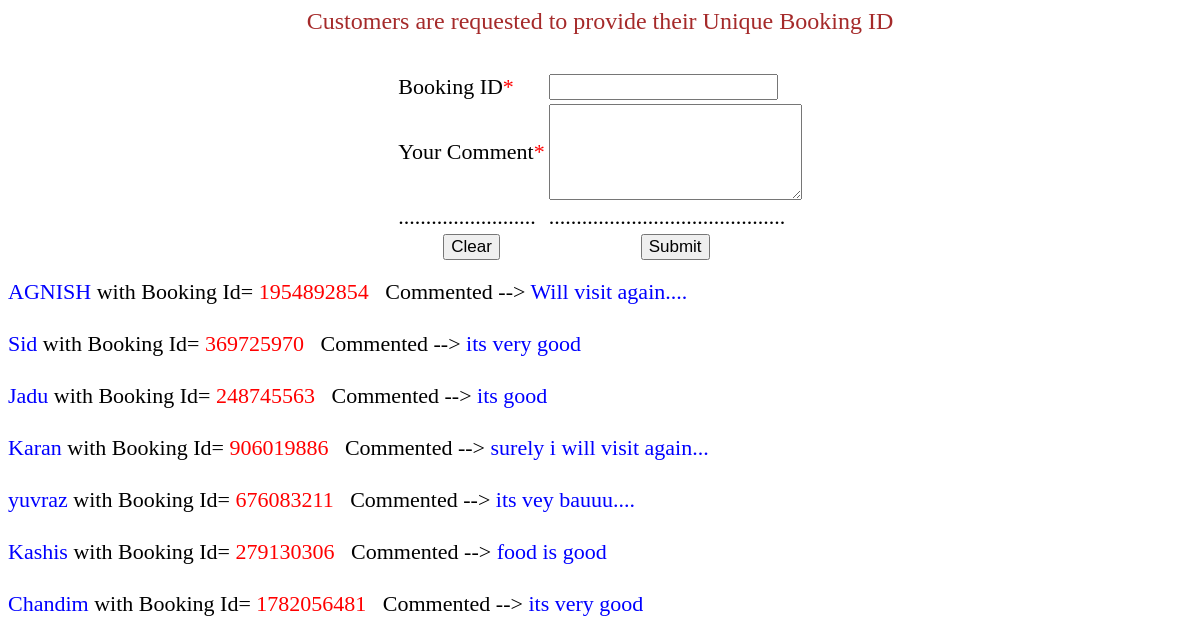
The page /comment1.php on the database as committed earlier.
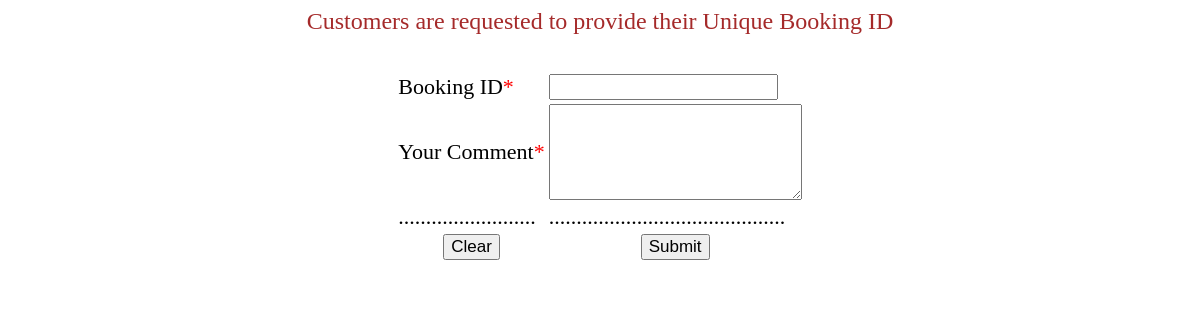
The same page on the database as committed later.
### tables this page shows
CREATE TABLE `visitorcomment` (
  `id` int(20) NOT NULL,
  `name` varchar(20) NOT NULL,
  `comment` text NOT NULL
);

### comment1.php (the view, shortened to what this page needs)
<html>
<head>
</head>
<body>
<center> <font color="brown" size="5">Customers are requested to provide their Unique Booking ID</font></center>
<br><br>
<CENTER >
  <FORM METHOD="POST" ACTION="comment2.php">
    <TABLE>
      <TR>
        <TD>Booking ID<span>*</span></TD>
        <TD><INPUT TYPE ="number" NAME="id" required></TD>
      </TR>
      <TR>
        <TD>Your Comment<span>*</span></TD>
        <TD><textarea name="message" rows="6" cols="29" REQUIRED></textarea></TD>
      </TR>
      <TR>
        <TD>.........................</TD>
        <TD>...........................................</TD>
      </TR>
      <TR>
        <TD><center><INPUT TYPE ="reset" VALUE = "Clear"></center></TD>
        <TD><center><INPUT TYPE ="submit" VALUE = "Submit" name="insert"></center></TD>
      </TR>
    </TABLE>
  </FORM>
</CENTER>
<marquee direction="up" height="200px" scrollamount="3px" onmouseover="this.stop()" onmouseout="this.start()">
  <?php
include "connection.php";
$sql="SELECT * FROM visitorcomment";
$res=mysqli_query($conn,$sql);
while ($row = mysqli_fetch_array($res))
{
  $id=$row['id'];
  $name=$row['name'];
  $comment=$row['comment'];
  $total="
  <div>
   <span id=name>$name</span>"." with Booking Id= "."<span id=id>$id</span>"."
   &nbsp Commented -->"."<span id=name> $comment</span>
  </div>  ";
  print $total;
  print "<br>";
}
?>
</marquee>
</body>
</html>

### comment1.php (style rules this page uses)
td { font-size:22px; font-family: Goudy Old Style,Garamond,Big Caslon,Times New Roman,serif; }
input { font-size:17px; }
span,p { color:red; }
#name { color:blue; }
div { font-family: Goudy Old Style,Garamond,Big Caslon,Times New Roman,serif; font-size:22px; }

Rows that differ between the two databases and show on the page:
removed visitorcomment: name "AGNISH", id "1954892854", comment "Will visit again...."
removed visitorcomment: name "Sid", id "369725970", comment "its very good"
removed visitorcomment: name "Jadu", id "248745563", comment "its good"
removed visitorcomment: name "Karan", id "906019886", comment "surely i will visit again..."
removed visitorcomment: name "yuvraz", id "676083211", comment "its vey bauuu...."
removed visitorcomment: name "Kashis", id "279130306", comment "food is good"
removed visitorcomment: name "Chandim", id "1782056481", comment "its very good"
